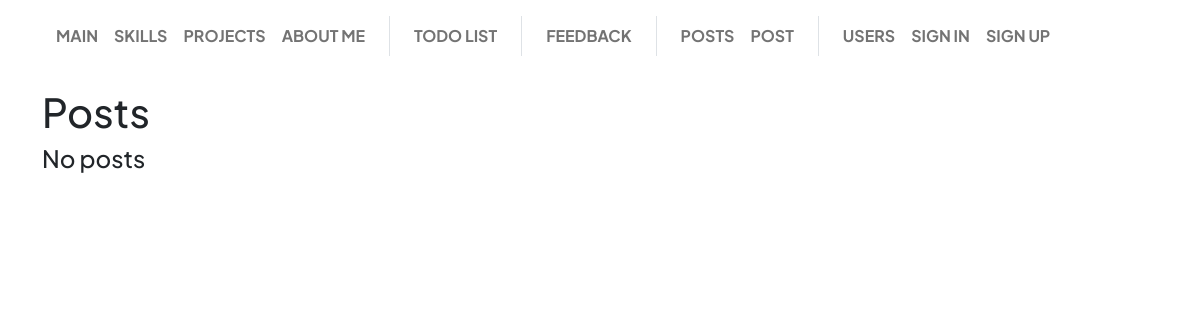
The page /post/list on the database as committed earlier.
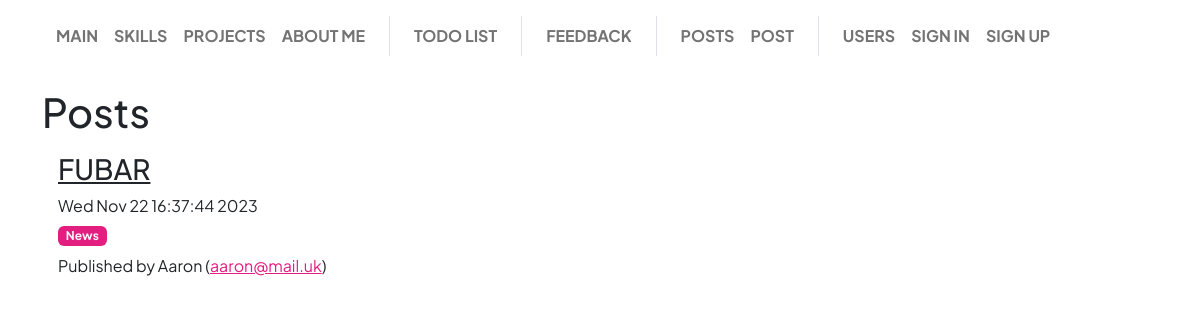
The same page on the database as committed later.
### app/post/models.py (models this page shows, shortened)
class Post(db.Model):
    __tablename__ = "post"
    id = Column(Integer, primary_key=True)
    title = Column(String(64), nullable=False)
    text = Column(String(1024), nullable=False)
    created = Column(DateTime(True), nullable=False, default=datetime.now)
    type = Column(Enum(EnumType), default='other')
    enabled = Column(Boolean, nullable=False, default=True)
    user_id = Column(Integer, ForeignKey(User.id), nullable=False)
    def visible_posts():
        try:
            current_user_id = current_user.id
        except:
            current_user_id = None
        if current_user_id:
            query = sa.select(Post).where((Post.enabled == True).__or__(Post.user_id == current_user_id))
        else:
            query = sa.select(Post).where((Post.enabled == True))
        return db.session.execute(query).scalars()

### app/user/models.py (models this page shows, shortened)
class User(db.Model, UserMixin):
    __tablename__ = "user"
    id = Column(Integer, primary_key=True)
    username = Column(String(20), unique=True, nullable=False)
    email = Column(String(120), unique=True, nullable=False)
    image_file = Column(String(20), nullable=False, default="default.jpg")
    about_me = Column(String(512), nullable=True, default="")
    last_seen = Column(DateTime(True), nullable=True)
    password_hash = Column(String(128))
    @property
    def password(self):
        """
        Password cannot be accessed
        """
        raise AttributeError("password is not a readable attribute")

### app/post/views.py (the view)
@post_blueprint.route('/', methods=["GET"])
@post_blueprint.route('/list', methods=["GET"])
def list():
    all_posts = Post.visible_posts().all()
    return render_template("post/list.html", all_posts=all_posts)

### app/base/menu.py (called while the page is built)
@base_blueprint.app_context_processor
def inject_menu():
    return dict(menu=__menu__.__iter__(), menu_separator=__separator__)

    @property
    def url(self):
        return url_for(self.endpoint)

    @property
    def visible(self):
        return not self.visibility_lambda or self.visibility_lambda()

### app/post/models.py (called while the page is built)
    @property
    def label(self):
        match self:
            case EnumType.news:
                return 'News'
            case EnumType.publication:
                return 'Publication'
            case EnumType.other:
                return 'Other'

### app/post/templates/post/list.html (shortened to what this page needs)
{% extends "base/base.html" %}
{% block page_body %}
<h1>Posts</h1>
{% if all_posts.__len__() > 0 %}
<ul class="list-group list-group-flush">
    {% for post in all_posts %}
    <li class="list-group-item">
        <h3>
            <a href="{{ url_for('.post', id=post['id']) }}" class="link-dark"> {{ post["title"] }} </a>
        </h3>
        <p class="mb-2"> {{ post["created"].ctime() }} </p>
        <p class="d-flex gap-2 mb-2">
            <span class="badge text-bg-secondary text-light"> {{ post["type"]["label"] }} </span>
        </p>
        <p>
            Published by
            {% if post["user_id"] == current_user.id %}
            <a href="{{ url_for('user.account') }}" class="text-secondary">You</a>
            {% else %}
            {{ post["user"]["username"] }}
            (<a class="text-secondary" href="mailto:{{ post['user']['email'] }}">{{ post["user"]["email"] }}</a>)
            {% endif %}
        </p>
    </li>
    {% endfor%}
</ul>
{% else %}
<h4>
    No posts
</h4>
{% endif %}
{% endblock %}

### app/base/templates/base/base.html (shortened to what this page needs)
<!DOCTYPE html>
<html lang="en">
<head>
    {% block page_styles %}
    <link href="{{ url_for('base.static', filename='css/bootstrap.min.css') }}" rel="stylesheet">
    <link href="{{ url_for('base.static', filename='css/bootstrap-theme.css') }}" rel="stylesheet">
    <link href="{{ url_for('base.static', filename='css/custom.css') }}" rel="stylesheet">
    {% endblock %}
</head>
<body class="min-vh-100 d-flex flex-column">
    {% include "base/base_nav.html" %}
    <div class="container flex-grow-1 mt-3">
        {% block page_body %}{% endblock %}
    </div>
</body>
</html>

### app/base/templates/base/base_nav.html (shortened to what this page needs)
<nav class="navbar navbar-expand-lg position-sticky-lg top-0 z-3 navbar-light bg-transparent py-3">
  <div class="container-fluid px-5">
    <div class="collapse navbar-collapse" id="collapsableContent">
      <ul class="navbar-nav me-auto mb-2 mb-lg-0 fw-bolder bg-white rounded">
        {%for item in menu %}
          {% if item == menu_separator %}
            <li class="border-top border-top-lg-0 border-start-lg mx-lg-3 nav-sep"></li>
          {% elif item.visible %}
            <li class="nav-item">
              <a class="nav-link" href="{{ item.url }}"> {{ item.name | upper }} </a>
            </li>
          {% endif %}
        {% endfor %}
      </ul>
    </div>
  </div>
</nav>

### app/base/static/css/custom.css (style rules this page uses)
@media (min-width: 992px) { .position-sticky-lg { position: sticky !important; } }

Rows that differ between the two databases and show on the page:
added Post: title "FUBAR", created.ctime "Wed Nov 22 16:37:44 2023", type.label "News", user.username "Aaron", user.email "aaron@mail.uk"
Other text that changed with them:
text no longer shown: "No posts"
